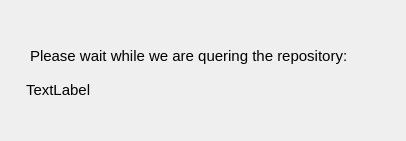
<ui version="4.0" >
 <class>WaitDialog</class>
 <widget class="QDialog" name="WaitDialog" >
  <property name="windowModality" >
   <enum>Qt::WindowModal</enum>
  </property>
  <property name="geometry" >
   <rect>
    <x>0</x>
    <y>0</y>
    <width>406</width>
    <height>141</height>
   </rect>
  </property>
  <property name="windowTitle" >
   <string>Dialog</string>
  </property>
  <widget class="QLabel" name="label" >
   <property name="geometry" >
    <rect>
     <x>30</x>
     <y>30</y>
     <width>351</width>
     <height>51</height>
    </rect>
   </property>
   <property name="font" >
    <font>
     <pointsize>11</pointsize>
    </font>
   </property>
   <property name="text" >
    <string>Please wait while we are quering the repository:</string>
   </property>
  </widget>
  <widget class="QLabel" name="repoURLLabel" >
   <property name="geometry" >
    <rect>
     <x>26</x>
     <y>80</y>
     <width>361</width>
     <height>20</height>
    </rect>
   </property>
   <property name="font" >
    <font>
     <pointsize>11</pointsize>
    </font>
   </property>
   <property name="text" >
    <string>TextLabel</string>
   </property>
  </widget>
 </widget>
 <resources/>
 <connections/>
</ui>
